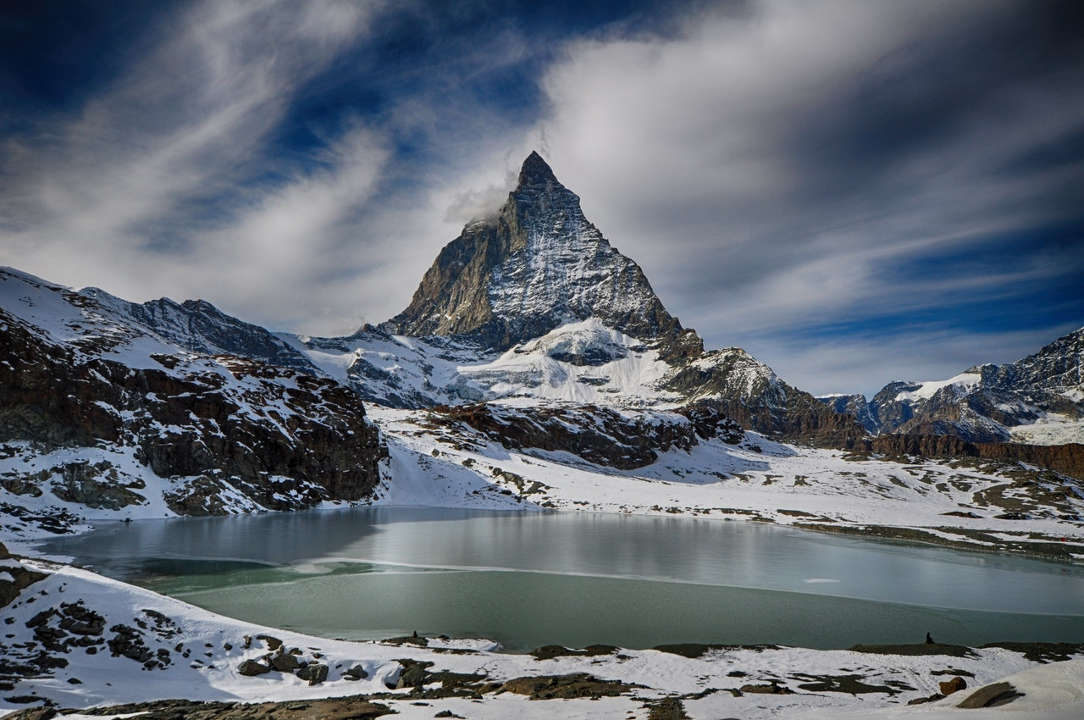
#> input picture photo.jpeg, 1084 x 720 px
$ python dashboard.py
#> lines starting #> are read from the running program, lines starting #| are printed output that depends on the picture; after the words box and inside, x2 and y2 are one past the last pixel; in counts of white or black regions, pixels touching at a corner belong together
### images_class.py
from bokeh.plotting import figure
import numpy as np
from PIL import Image
import random
import threading

#Defined size, every little image_plot in the dashboard is factor "size" smaller than the big one.
size = 3

#Base Image class, opens up an image, defines its ranges and assigns the image to a np array. Offers different featuers like downscaling an image
class Plot_Image():
    def __init__(self, img):
        rgb_image = Image.open(img).convert("RGBA")
        self._xdim, self._ydim = rgb_image.size
        self._image = np.flipud(np.array(rgb_image))

    #Takes an image and creates a new one while only taking every factor-th pixel, so reducing its dimensions by the factor
    def downscale(self, factor):
        print("Downscaling Image by factor of {}...".format(factor))
        #Creating a new empty image
        new_img = []
        #the new image shall have factor-less pixels in each dimension, so only iterate width//factor and height//factor times
        for column in range(len(self._image)//factor):
            #Create new row in the new_image
            new_img.append([])
            for pixel in range(len(self._image[column])//factor):
                #Take the pixel in the current*factor row and current*factor column, assign it to the new image
                new_img[column].append(list(self._image[column*factor][pixel*factor]))
        #overwrite the class image
        self._image = np.array(new_img)
        #update dimensions BUT multiply by factor, to make uniformal scaling all plots via "size" possible
        self._ydim = len(self._image)*factor
        self._xdim = len(self._image[0])*factor

#Class to just plot an image without transforming it
class Original_Image(Plot_Image):
    #constructor is inherited, only need to define create_image class which returns a bokeh figure to allow plotting
    def create_img(self):
        image_figure = figure(title="Original Image", x_range=(0, self._xdim), y_range=(0, self._ydim), plot_width=self._xdim,
                              plot_height=self._ydim)
        image_figure.image_rgba(image=[self._image], x=0, y=0, dw=self._xdim, dh=self._ydim)
        return image_figure

#Class to isolate a color channel of an image
class Colorchannel_Image(Plot_Image):
    #The additional attribute "channel" is delivered, which tells us what channel to isolate, Either R,G,B as STRING
    def __init__(self, img, channel):
        Plot_Image.__init__(self, img)
        self._channel = channel.upper()

    #Seperate the color channel
    def transform_img(self):
        #Downscale image first, cause its only presented quiet small on the dashboard, so we don't need all this pixels and it makes the process faster
        self.downscale(4)
        print("Separating {}-Color Channel...".format(self._channel))
        channel_dict = {"R":0, "G":1, "B":2}
        #For every pixel in the image, null all channels except the one that is to seperate
        for column in self._image:
            for pixel in column:
                for color_channel in range(3):
                    if color_channel == channel_dict[self._channel]:
                        continue
                    pixel[color_channel] = 0

    #Return the image as a bokeh figure, make the plot smaller by the factor "size"
    def create_img(self):
        image_figure = figure(title="Image, only {}-Channel".format(self._channel), x_range=(0, self._xdim), y_range=(0, self._ydim), plot_width=self._xdim//size,
                              plot_height=self._ydim//size, toolbar_location=None)
        image_figure.image_rgba(image=[self._image], x=0, y=0, dw=self._xdim, dh=self._ydim)
        return image_figure

#Class that takes an image and transforms it to a greyscale with a weighted value for each color channel
class Greyscale_Image(Plot_Image):
    def __init__(self, img, weight):
        Plot_Image.__init__(self, img)
        self._weight = weight

    def transform_img(self):
        #Downscale again for the same reasons
        self.downscale(4)
        print("Converting Image to Greyscale...")
        z = 0
        #For every pixel in the image, sum up all its weighted pixels, devide value by 3 and assign this greyscale value to all color channels
        for column in self._image:
            for pixel in column:
                grey_value = sum([x*y for x, y in zip(pixel[:3], self._weight)])
                for color_channel in range(3):
                    pixel[color_channel] = grey_value
            z += 1

    # Return the image as a bokeh figure, make the plot smaller by the factor "size"
    def create_img(self):
        image_figure = figure(title="Greyscale Image", x_range=(0, self._xdim), y_range=(0, self._ydim), plot_width=self._xdim//size,
                              plot_height=self._ydim//size, toolbar_location=None)
        image_figure.image_rgba(image=[self._image], x=0, y=0, dw=self._xdim, dh=self._ydim)
        return image_figure

#Class that takes an image, reduces its color via median-cut algorithm and returns a image with n-bits. Threading supported
class Mediancut_Image(Plot_Image):
    def __init__(self, img, n, threading=False):
        Plot_Image.__init__(self, img)
        self._n = n
        self._threading = threading

    #Here is where the magic happens to calculate the medians and the new pixel values. More detailed comments inline
    def transform_img(self):
        #Again, downscale the image to save time.
        self.downscale(4)
        print("Reducing Colors to {}-Bit... (May take a few seconds, please do not Interrupt)".format(self._n))
        #First, we create a color-cube that is just a list containing ALL pixels of the image after another. So we have a color-cube with 0 subcubes yet.
        pixels = []
        for column in self._image:
            for pixel in column:
                pixels.append(pixel)

        color_cube = [pixels]

        color_split = 0
        #Now, we perform median cut as long as we have less than n subcubes, while n is the number of colors the user wanted the end-image to have
        while len(color_cube) < self._n:
            #We don't know which cube we have to cut and for which color, so we set impossible values for the start to force at least one cube to overwrite it
            max_difference = -1
            color_split = -1
            cube = -1

            #Next, for every subcube in the image, find the maximal difference in each color channel
            for subcube in range(len(color_cube)):
                subcube_red_difference = max([pixel[0] for pixel in color_cube[subcube]]) - min([pixel[0] for pixel in color_cube[subcube]])
                subcube_green_difference = max([pixel[1] for pixel in color_cube[subcube]]) - min([pixel[1] for pixel in color_cube[subcube]])
                subcube_blue_difference = max([pixel[2] for pixel in color_cube[subcube]]) - min([pixel[2] for pixel in color_cube[subcube]])

                #If the new found maximal difference value is  higher than the value found previously, we got a new match which colour to separate in which subcube
                if max_difference < max([subcube_red_difference, subcube_green_difference, subcube_blue_difference]):
                    cube = subcube
                    max_difference = max([subcube_red_difference, subcube_green_difference, subcube_blue_difference])
                    if subcube_red_difference == max_difference:
                        color_split = 0
                    elif subcube_green_difference == max_difference:
                        color_split = 1
                    elif subcube_blue_difference == max_difference:
                        color_split = 2
                subcube += 1

            #Now, we define two clusters, one for each side of the subcube
            cluster_1 = []
            cluster_2 = []
            #Calculate the median color value of the color which is to split via numpy
            current_median = np.median([pixel[color_split] for pixel in color_cube[cube]])
            #Now, assign each pixel in the color-cube to one of the two clusters
            for pixel in color_cube[cube]:
                if pixel[color_split] < current_median:
                    cluster_1.append(pixel)
                    continue
                cluster_2.append(pixel)
            #Finally, we overwrite the original color-subcube by one of our cluster, and append the other cluster to the end of the color-cubes, therefore making it a new subcube
            color_cube[cube] = cluster_1
            color_cube.append(cluster_2)

        #Now that we have defined n-subcubes in our colorcube, we need to assign each pixel in our original image to one of these subcubes.
        mean_values = []
        #First of all(), we need to calculate the mean values of each subcube again, which will then hold as the reference color of this subcube.
        #We define a new list containing the median values of the subcubes, the first entry of the list is the median of the first color subcube etc.
        for cluster in range(len(color_cube)):
            median_red = np.mean([pixel[0] for pixel in color_cube[cluster]])
            median_green = np.mean([pixel[1] for pixel in color_cube[cluster]])
            median_blue = np.mean([pixel[2] for pixel in color_cube[cluster]])
            mean_values.append([int(median_red), int(median_green), int(median_blue)])
            cluster += 1

        #This lcoal function loops through all pixels in the column, finds its nearest subcube median and assign its color values to itself
        def s(column, z):
            column = self._image[column]
            #For every pixel in the column, find the closest matching median color of a subcube
            for pixel in column:
                nearest = -1
                nearest_distance = 10000
                #Calculate the euclidian distance to each median color of each subcube, find the shortest one
                for mean in range(len(mean_values)):
                    distance = np.linalg.norm(mean_values[mean] - pixel[:3])
                    if distance < nearest_distance:
                        nearest_distance = distance
                        nearest = mean
                    mean += 1
                #assign the color of the nearest median-color-cube to the pixel
                for i in range(3):
                    pixel[i] = int(mean_values[nearest][i])

        #loop through the columns of the image and find the new pixel values, we do this seperately to allow the user to thread this process.
        #If he wants to, every row is processed by a new thread. I found out that this sometimes gives strange results, but I'm not sure why.
        #So I made it optional to the user, when he does not want to thread, the columns are processed after another.
        z = 0
        for column in range(len(self._image)):
            if self._threading:
                threading._start_new_thread(s, (column, z))
            else:
                s(column, z)
            z += 1

    #Finally, create an image figure and return it for later plotting in the dashboard
    def create_img(self):
        image_figure = figure(title="Image, {}-Bit".format(str(self._n)), x_range=(0, self._xdim), y_range=(0, self._ydim),
                              plot_width=self._xdim // size,
                              plot_height=self._ydim // size, toolbar_location=None)
        image_figure.image_rgba(image=[self._image], x=0, y=0, dw=self._xdim, dh=self._ydim)
        return image_figure

#The next class is to noise an image with random Salt-Pepper noise
class Noise_Image(Plot_Image):
    def __init__(self, img):
        Plot_Image.__init__(self, img)

    #Transformation needs a noise level between 0 and 1, where 1 = 100& of the image pixels are covered in noise.
    def transform_img(self, noise=.10):
        print("Noising with noice level {}...".format(noise))
        #make a copy of the image to be able to later reduce noise again
        img = self._image.copy()
        #loop for as many times as there is noise to be inserted, to with 100 pixels and noise levl .1, we need to loop 5 times, each time making a random pixel white and another one black
        for i in range(int(self._xdim*self._ydim*noise/2)):
            #Making a random pixel white, another random pixel black. I know, theres a chance that I hit one pixel twice, but the process is much faster this way than iterating over all pixels
            img[random.randint(0,self._ydim-1)][random.randint(0,self._xdim-1)] = [0,0,0,255]
            img[random.randint(0,self._ydim-1)][random.randint(0,self._xdim-1)] = [255,255,255,255]
        return img

    #as always, return image figure for bokeh plotting in dashboard
    # [5 lines left out: function create_img, not called in this run]

#The last class is to apply a gaussian filter over an image, again with optional threading
class Gaussian_Image(Plot_Image):
    def __init__(self, img, sigma, threading=False):
        Plot_Image.__init__(self, img)
        self._sigma = sigma
        self._xdim = self._xdim * 4
        self._ydim = self._ydim * 4
        self._threading = threading

    def transform_img(self):
        #again, downscale the image to reduce processing costs
        self.downscale(4)
        print("Applying Gaussian Filter... (May take a few seconds, please do not Interrupt)")
        #this function applies the filter on each row of the image
        def t(row):
            #calculate the dimensions of the filter in each axis direction <--dim-- O --dim-->
            filter_dimension = int(len(gfilter) // 2)
            #for each pixel in the row
            for column in range(filter_dimension, len(self._image[row]) - filter_dimension):
                #for each color in the pixel, leaving out a gap on the right and left where the filter would overflow
                for color in range(3):
                    new_value = 0
                    #now, go through the filter and, for every filter element, add up the new value by the corresponding image pixel multiplied by the filter value
                    for i in range(-filter_dimension, filter_dimension + 1):
                        for j in range(-filter_dimension, filter_dimension + 1):
                            new_value += self._image[row + i][column + j][color] * gfilter[i + filter_dimension][
                                j + filter_dimension]
                    #assign the pixel color the new value constructed with the filter
                    working_img[row][column][color] = new_value

        #1D-Representation of the filter, manually entered. I'm not sure how I would calcullate that :/
        gfilter = [2,4,5,4,2,4,9,12,9,4,5,12,15,12,5,4,9,12,9,4,2,4,5,4,2]
        s = sum(gfilter)
        #divide the filter by the sum of its elements cause we would get too bright pixels otherwise, the filter needs to sum up to 1
        gfilter = [x / s for x in gfilter]
        #reshape the filter to make it 2D
        gfilter = np.array(gfilter).reshape((5,5))
        #length in each direction is length of the filter // 2
        filter_dimension = int(len(gfilter)//2)
        working_img = self._image[:]
        #For each row in the image, call the blurr function, either with threading or not.
        #Again, threading sometimes gives strnage results, so at default it is turned off.
        for t_row in range(filter_dimension,len(self._image)-filter_dimension):
            if self._threading:
                threading._start_new_thread(t, (t_row,))
            else:
                t(t_row)
        self._image = working_img

    #Finally, return an image figure
    def create_img(self):
        image_figure = figure(title="Image, Gaussian Blur", x_range=(0, self._xdim), y_range=(0, self._ydim), plot_width=self._xdim//size,
                              plot_height=self._ydim//size, toolbar_location=None)
        image_figure.image_rgba(image=[self._image], x=0, y=0, dw=self._xdim, dh=self._ydim)
        return image_figure

### dashboard.py
from bokeh.io import output_file, show
from bokeh.layouts import layout, column, row
from bokeh.models.widgets import Panel, Tabs, Slider
from bokeh.plotting import curdoc
from bokeh.models import ColumnDataSource
from images_class import *

from bokeh.client import push_session
from bokeh.driving import cosine

#The dashboard .py file serves to call the different image transformations out of the images_class
#The output file is scratch.html when no server is started. See last line for further explenation.
output_file("dashboard.html", title="Processed Photo - Dashboard")

#Open the image "image.jpg" as an original image, do not transform it and assign its figure to p1_img for later plotting
p1 = Original_Image("photo.jpeg")
#> in __init__, `self._image = np.flipud(np.array(rgb_image))`:
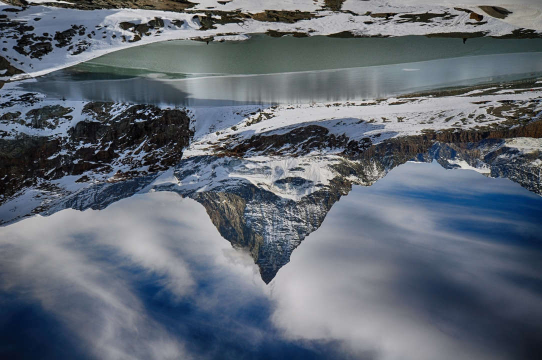
#> self._image: shape (720, 1084, 4) (shown at 1/2 size); mean R, G, B, A 96.4, 104.5, 115.3, 255
p1_img = p1.create_img()

#Open the image "image.jpg", seperate its color Value "RED" and assign its figure to p2_img for later plotting
p2 = Colorchannel_Image("photo.jpeg","R")
p2.transform_img()
#> after the loop in downscale, `for column in range(len(self._image)//factor):`: new_img = 180 items
#> in downscale, `self._image = np.array(new_img)`:
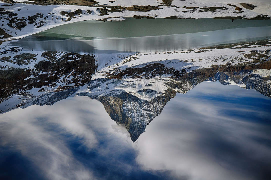
#> self._image: shape (180, 271, 4); mean of channels 0, 1, 2, 3 96.5, 104.5, 115.3, 255; drawn as R, G, B
#> after the loop in transform_img, `for column in self._image:`: pixel = [15, 0, 0, 255]
p2_img = p2.create_img()

#Open the image "image.jpg", seperate its color Value "GREEN" and assign its figure to p3_img for later plotting
p3 = Colorchannel_Image("photo.jpeg","G")
p3.transform_img()
p3_img = p3.create_img()

#Open the image "image.jpg", seperate its color Value "BLUE" and assign its figure to p4_img for later plotting
p4 = Colorchannel_Image("photo.jpeg","B")
p4.transform_img()
p4_img = p4.create_img()

#Open the image "image.jpg", convert it to greyscale in the images_class and assign its figure to p5_t1_img for later plotting, assign it to a tab
p5_t1 = Greyscale_Image("photo.jpeg", [0.3, 0.59, .11])
p5_t1.transform_img()
#> after the loop in transform_img, `for column in self._image:`: pixel = [19, 19, 19, 255]; z = 180
p5_t1_img = p5_t1.create_img()
tab1 = Panel(child=p5_t1_img, title="Greyscale")

#Open the image "image.jpg", calculate the color cubes, redefine each color to its nearest color-cube value and assign its figure to p5_t2_img for later plotting, assign it to a tab
bits = 16
p5_t2 = Mediancut_Image("photo.jpeg", bits, threading=False)
p5_t2.transform_img()
#> after the loop in transform_img, `for column in self._image:`: pixels = 48780 items
#> the loop in transform_img, `while len(color_cube) < self._n: #We don't know which cube we have to ..` made 15 passes
#> current_median on passes 1 to 8: 95, 154, 79, 165, 136, 41, 124, 71
#> after the loop in transform_img, `while len(color_cube) < self._n:`: color_cube = 16 items; subcube = 15
#> the loop in transform_img, `for cluster in range(len(color_cube)):` made 16 passes
#> (median_red, median_green, median_blue) on passes 1 to 8: (20.39, 19.2, 18.11), (100.9, 101.2, 95.76), (143.9, 150.9, 164), (47.56, 69.61, 97.46), (173, 172.3, 175), (111.6, 124, 143.2), (38.29, 48.89, 61.11), (112.3, 119.6, 129.7)
#> after the loop in transform_img, `for cluster in range(len(color_cube)):`: mean_values = [[20, 19, 18], [100, 101, 95], [143, 150, 164], [47, 69, 97], [172, 172, 174], [111, 124, 143], [38, 48, 61], [112, 119, 129], [83, 95, 108], [183, 183, 189], [137, 140, 146], [62, 65, 62], [110, 117, 115], [100, 104, 116], [201, 200, 202], [22, 31, 45]]
#> after the loop in transform_img, `for column in range(len(self._image)):`: z = 180
p5_t2_img = p5_t2.create_img()
tab2 = Panel(child=p5_t2_img, title="{}-Bit".format(str(bits)))

#Open the image "image.jpg", add random noise to it and assign its figure to p6_img. Add a slider to it to let the user input values
p6 = Noise_Image("photo.jpeg")
image = p6.transform_img(.1)
#> after the loop in transform_img, `for i in range(int(self._xdim*self._ydim*noise/2)):`:
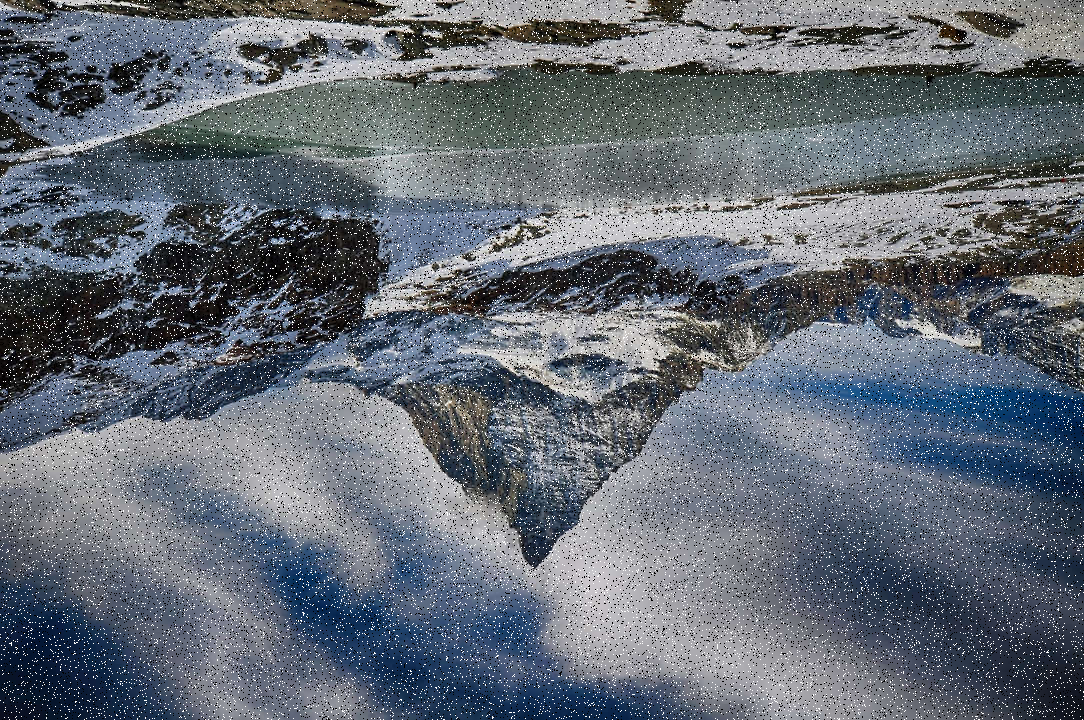
#> img: shape (720, 1084, 4); 9.52% of pixels changed, all inside (x1, y1, x2, y2) = (0, 0, 1084, 720)
source = ColumnDataSource({'image': [image]})
p6_img = figure(title="Photo, Noise", x_range=(0, len(image[0])), y_range=(0, len(image)), plot_width=len(image[0]) // size, plot_height=len(image) // size, toolbar_location=None)
p6_img.image_rgba(image='image', x=0, y=0, dw=len(image[0]), dh=len(image), source=source)
slider = Slider(start=0, end=.5, value=.1, step=.01, title="Noise Level")

#Open the image "image.jpg", apply a gaussian filter to it and assign its figure to p5_t2_img for later plotting, assign it to a tab
p7 = Gaussian_Image("photo.jpeg",2, threading=False)
p7.transform_img()
#> in transform_img, `self._image = working_img`:
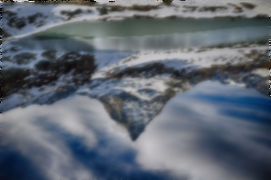
#> self._image: shape (180, 271, 4); mean of channels 0, 1, 2, 3 95.7, 103.7, 114.5, 255; drawn as R, G, B
p7_img = p7.create_img()

#Function that recalculates the noise in an image on slider change
def update_img(attr, old, new):
    new_img = p6.transform_img(new)
    source.data = {'image': [new_img]}
slider.on_change("value", update_img)

#Combine the tabs inside a Tag-Object
tabs = Tabs(tabs=[tab1, tab2])

#START BOKEH SERVER FIRST IN SAME DIRECTORY: CMD: --> CD "THIS-DIRECTORY" --> BOKEH SERVE
session = push_session(curdoc())
session.show(layout([row(column(p1_img, row(p2_img, p3_img, p4_img)), column(row(tabs), p6_img, slider, p7_img))]))
session.loop_until_closed()
#To make the program work without the bokeh server, uncomment the line underneath and comment out the three lines above
#show(layout([row(column(p1_img, row(p2_img, p3_img, p4_img)), column(row(tabs), p6_img, slider, p7_img))]))
